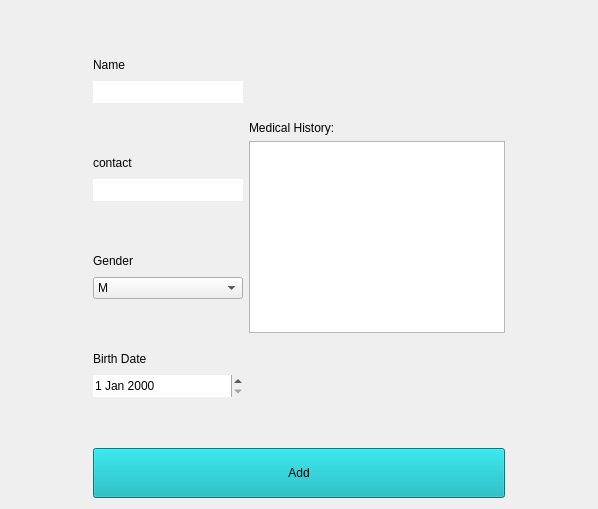
<?xml version="1.0" encoding="UTF-8"?>
<ui version="4.0">
 <class>CreatePatientPage</class>
 <widget class="QWidget" name="CreatePatientPage">
  <property name="geometry">
   <rect>
    <x>0</x>
    <y>0</y>
    <width>598</width>
    <height>509</height>
   </rect>
  </property>
  <property name="windowTitle">
   <string>Form</string>
  </property>
  <layout class="QGridLayout" name="gridLayout">
   <item row="0" column="0">
    <layout class="QVBoxLayout" name="verticalLayout_5">
     <item>
      <layout class="QHBoxLayout" name="horizontalLayout">
       <item>
        <layout class="QVBoxLayout" name="verticalLayout_2">
         <item>
          <layout class="QVBoxLayout" name="verticalLayout_3">
           <property name="bottomMargin">
            <number>0</number>
           </property>
           <item>
            <widget class="QLabel" name="label_3">
             <property name="minimumSize">
              <size>
               <width>60</width>
               <height>20</height>
              </size>
             </property>
             <property name="maximumSize">
              <size>
               <width>60</width>
               <height>20</height>
              </size>
             </property>
             <property name="text">
              <string>Name</string>
             </property>
            </widget>
           </item>
           <item>
            <widget class="QLineEdit" name="name_lineEdit">
             <property name="minimumSize">
              <size>
               <width>150</width>
               <height>22</height>
              </size>
             </property>
             <property name="maximumSize">
              <size>
               <width>150</width>
               <height>22</height>
              </size>
             </property>
             <property name="inputMask">
              <string/>
             </property>
             <property name="maxLength">
              <number>50</number>
             </property>
             <property name="frame">
              <bool>false</bool>
             </property>
            </widget>
           </item>
          </layout>
         </item>
         <item>
          <layout class="QVBoxLayout" name="verticalLayout_7">
           <property name="bottomMargin">
            <number>0</number>
           </property>
           <item>
            <widget class="QLabel" name="label_7">
             <property name="minimumSize">
              <size>
               <width>60</width>
               <height>20</height>
              </size>
             </property>
             <property name="maximumSize">
              <size>
               <width>60</width>
               <height>20</height>
              </size>
             </property>
             <property name="text">
              <string>contact</string>
             </property>
            </widget>
           </item>
           <item>
            <widget class="QLineEdit" name="contact_lineEdit">
             <property name="minimumSize">
              <size>
               <width>150</width>
               <height>22</height>
              </size>
             </property>
             <property name="maximumSize">
              <size>
               <width>150</width>
               <height>22</height>
              </size>
             </property>
             <property name="inputMask">
              <string/>
             </property>
             <property name="maxLength">
              <number>50</number>
             </property>
             <property name="frame">
              <bool>false</bool>
             </property>
            </widget>
           </item>
          </layout>
         </item>
         <item>
          <layout class="QVBoxLayout" name="verticalLayout_6">
           <property name="bottomMargin">
            <number>0</number>
           </property>
           <item>
            <widget class="QLabel" name="label_5">
             <property name="maximumSize">
              <size>
               <width>60</width>
               <height>20</height>
              </size>
             </property>
             <property name="text">
              <string>Gender</string>
             </property>
            </widget>
           </item>
           <item>
            <widget class="QComboBox" name="gender_ComboBox">
             <property name="minimumSize">
              <size>
               <width>150</width>
               <height>0</height>
              </size>
             </property>
             <property name="maximumSize">
              <size>
               <width>150</width>
               <height>22</height>
              </size>
             </property>
             <item>
              <property name="text">
               <string>M</string>
              </property>
             </item>
             <item>
              <property name="text">
               <string>F</string>
              </property>
             </item>
            </widget>
           </item>
          </layout>
         </item>
         <item>
          <layout class="QVBoxLayout" name="verticalLayout_4">
           <property name="bottomMargin">
            <number>0</number>
           </property>
           <item>
            <widget class="QLabel" name="label_4">
             <property name="minimumSize">
              <size>
               <width>60</width>
               <height>20</height>
              </size>
             </property>
             <property name="maximumSize">
              <size>
               <width>60</width>
               <height>20</height>
              </size>
             </property>
             <property name="text">
              <string>Birth Date</string>
             </property>
            </widget>
           </item>
           <item>
            <widget class="QDateEdit" name="date_dateEdit">
             <property name="minimumSize">
              <size>
               <width>150</width>
               <height>22</height>
              </size>
             </property>
             <property name="maximumSize">
              <size>
               <width>150</width>
               <height>22</height>
              </size>
             </property>
             <property name="frame">
              <bool>false</bool>
             </property>
            </widget>
           </item>
          </layout>
         </item>
        </layout>
       </item>
       <item>
        <layout class="QVBoxLayout" name="verticalLayout">
         <item>
          <spacer name="verticalSpacer">
           <property name="orientation">
            <enum>Qt::Orientation::Vertical</enum>
           </property>
           <property name="sizeHint" stdset="0">
            <size>
             <width>20</width>
             <height>40</height>
            </size>
           </property>
          </spacer>
         </item>
         <item>
          <widget class="QLabel" name="label">
           <property name="text">
            <string>Medical History:</string>
           </property>
          </widget>
         </item>
         <item>
          <widget class="QPlainTextEdit" name="medicalHistory_plainTextEdit">
           <property name="minimumSize">
            <size>
             <width>256</width>
             <height>192</height>
            </size>
           </property>
           <property name="maximumSize">
            <size>
             <width>256</width>
             <height>192</height>
            </size>
           </property>
          </widget>
         </item>
         <item>
          <spacer name="verticalSpacer_2">
           <property name="orientation">
            <enum>Qt::Orientation::Vertical</enum>
           </property>
           <property name="sizeHint" stdset="0">
            <size>
             <width>20</width>
             <height>40</height>
            </size>
           </property>
          </spacer>
         </item>
        </layout>
       </item>
      </layout>
     </item>
     <item>
      <widget class="QPushButton" name="add_pushButton">
       <property name="minimumSize">
        <size>
         <width>30</width>
         <height>50</height>
        </size>
       </property>
       <property name="styleSheet">
        <string notr="true">background-color: rgb(0, 173, 181);
font: 700 12pt &quot;Segoe UI&quot;;</string>
       </property>
       <property name="text">
        <string>Add</string>
       </property>
      </widget>
     </item>
    </layout>
   </item>
  </layout>
 </widget>
 <resources/>
 <connections/>
</ui>
